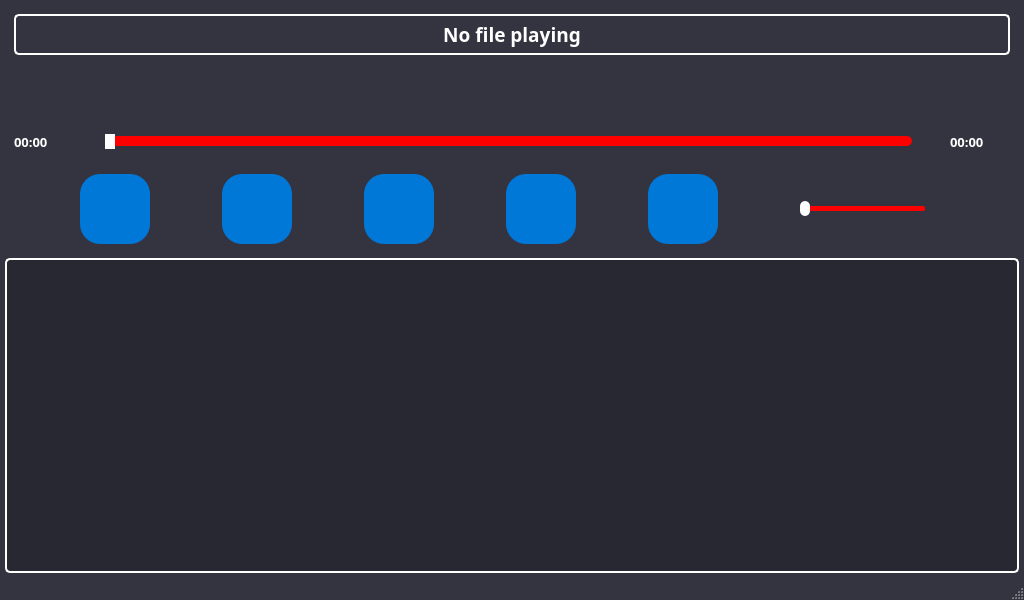
<?xml version="1.0" encoding="UTF-8"?>
<ui version="4.0">
 <class>PlaylistWindow</class>
 <widget class="QMainWindow" name="PlaylistWindow">
  <property name="geometry">
   <rect>
    <x>0</x>
    <y>0</y>
    <width>1024</width>
    <height>600</height>
   </rect>
  </property>
  <property name="windowTitle">
   <string>MainWindow</string>
  </property>
  <property name="styleSheet">
   <string notr="true">QMainWindow {
    background-color: rgb(52,51,64);
}
QLabel {
    color: rgb(255,255,255);
}
QPushButton {
    border: none;
    border-radius: 15px;
    min-width: 60px;
    max-width: 60px;
    min-height: 60px;
    max-height: 60px;
    background-color: rgb(255,255,255);
    color: rgb(52,51,64);
    padding: 0px;
}
QSlider::groove:horizontal {
    height: 10px;
    background: red;
    border-radius: 5px;
}
QSlider::handle:horizontal {
    background: rgb(255,255,255);
    width: 20px;
    height: 20px;
    margin: -7px -7px;
    border-radius: 10px;
}
QTreeView {
    background-color: rgb(40,40,50);
    color: rgb(255,255,255);
    border: 2px solid rgb(255,255,255);
    border-radius: 5px;
}
QTreeView::item:selected {
    background-color: rgb(70,70,80);
    color: rgb(255,255,255);
}
QHeaderView::section {
    background-color: rgb(60,60,70);
    color: rgb(255,255,255);
    border: 1px solid rgb(80,80,90);
    padding: 5px;
}</string>
  </property>
  <widget class="QWidget" name="centralwidget">
   <layout class="QVBoxLayout" name="verticalLayout">
    <property name="spacing">
     <number>5</number>
    </property>
    <property name="leftMargin">
     <number>5</number>
    </property>
    <property name="topMargin">
     <number>5</number>
    </property>
    <property name="rightMargin">
     <number>5</number>
    </property>
    <property name="bottomMargin">
     <number>5</number>
    </property>
    <item>
     <widget class="QWidget" name="infoWidget" native="true">
      <layout class="QVBoxLayout" name="verticalLayout_2">
       <item>
        <widget class="QLabel" name="titleLabel">
         <property name="font">
          <font>
           <family>Ubuntu Sans</family>
           <pointsize>14</pointsize>
           <bold>true</bold>
          </font>
         </property>
         <property name="styleSheet">
          <string notr="true">QLabel {
    border: 2px solid rgb(255,255,255);
    border-radius: 5px;
    padding: 5px;
}</string>
         </property>
         <property name="text">
          <string>No file playing</string>
         </property>
         <property name="alignment">
          <set>Qt::AlignmentFlag::AlignCenter</set>
         </property>
        </widget>
       </item>
       <item>
        <widget class="QLabel" name="artistLabel">
         <property name="font">
          <font>
           <family>Ubuntu Sans</family>
           <pointsize>12</pointsize>
           <bold>true</bold>
          </font>
         </property>
         <property name="styleSheet">
          <string notr="true">QLabel {
    padding: 5px;
}</string>
         </property>
         <property name="text">
          <string/>
         </property>
         <property name="alignment">
          <set>Qt::AlignmentFlag::AlignCenter</set>
         </property>
        </widget>
       </item>
       <item>
        <widget class="QLabel" name="albumLabel">
         <property name="font">
          <font>
           <family>Ubuntu Sans</family>
           <pointsize>10</pointsize>
           <bold>true</bold>
          </font>
         </property>
         <property name="styleSheet">
          <string notr="true">QLabel {
    padding: 5px;
}</string>
         </property>
         <property name="text">
          <string/>
         </property>
         <property name="alignment">
          <set>Qt::AlignmentFlag::AlignCenter</set>
         </property>
        </widget>
       </item>
       <item>
        <layout class="QHBoxLayout" name="timeLayout">
         <item>
          <widget class="QLabel" name="currentTimeLabel">
           <property name="minimumSize">
            <size>
             <width>60</width>
             <height>0</height>
            </size>
           </property>
           <property name="font">
            <font>
             <family>Ubuntu Sans</family>
             <pointsize>10</pointsize>
             <bold>true</bold>
            </font>
           </property>
           <property name="text">
            <string>00:00</string>
           </property>
          </widget>
         </item>
         <item>
          <widget class="QSlider" name="positionSlider">
           <property name="styleSheet">
            <string notr="true">QSlider::groove:horizontal
{
	height : 10px;
	width : 800px;
	background : red;
	border-radius : 5px;
}
QSlider::handle:horizontal
{
	background : rgb(255,255,255);
	width : 10px;
	height : 20px;
	margin : -7px -7px;
	border-radius : 10px;
}</string>
           </property>
           <property name="orientation">
            <enum>Qt::Orientation::Horizontal</enum>
           </property>
          </widget>
         </item>
         <item>
          <widget class="QLabel" name="totalTimeLabel">
           <property name="minimumSize">
            <size>
             <width>60</width>
             <height>0</height>
            </size>
           </property>
           <property name="font">
            <font>
             <family>Ubuntu Sans</family>
             <pointsize>10</pointsize>
             <bold>true</bold>
            </font>
           </property>
           <property name="text">
            <string>00:00</string>
           </property>
          </widget>
         </item>
        </layout>
       </item>
      </layout>
     </widget>
    </item>
    <item>
     <widget class="QWidget" name="controlsWidget" native="true">
      <layout class="QHBoxLayout" name="horizontalLayout">
       <item>
        <widget class="QPushButton" name="previousButton">
         <property name="minimumSize">
          <size>
           <width>70</width>
           <height>70</height>
          </size>
         </property>
         <property name="styleSheet">
          <string notr="true">QPushButton {
    background-color: #0078D7;
    border: none;
    border-radius: 20px;
    padding: 5px;
}

QPushButton:hover {
    background-color: #1E88E5;
}

QPushButton:pressed {
    background-color: #005A9E;
}</string>
         </property>
         <property name="icon">
          <iconset theme="media-skip-backward"/>
         </property>
         <property name="iconSize">
          <size>
           <width>40</width>
           <height>40</height>
          </size>
         </property>
        </widget>
       </item>
       <item>
        <widget class="QPushButton" name="playButton">
         <property name="minimumSize">
          <size>
           <width>70</width>
           <height>70</height>
          </size>
         </property>
         <property name="styleSheet">
          <string notr="true">QPushButton {
    background-color: #0078D7;
    border: none;
    border-radius: 20px;
    padding: 5px;
}

QPushButton:hover {
    background-color: #1E88E5;
}

QPushButton:pressed {
    background-color: #005A9E;
}</string>
         </property>
         <property name="icon">
          <iconset theme="media-playback-start"/>
         </property>
         <property name="iconSize">
          <size>
           <width>40</width>
           <height>40</height>
          </size>
         </property>
        </widget>
       </item>
       <item>
        <widget class="QPushButton" name="stopButton">
         <property name="minimumSize">
          <size>
           <width>70</width>
           <height>70</height>
          </size>
         </property>
         <property name="styleSheet">
          <string notr="true">QPushButton {
    background-color: #0078D7;
    border: none;
    border-radius: 20px;
    padding: 5px;
}

QPushButton:hover {
    background-color: #1E88E5;
}

QPushButton:pressed {
    background-color: #005A9E;
}</string>
         </property>
         <property name="icon">
          <iconset theme="media-playback-stop"/>
         </property>
         <property name="iconSize">
          <size>
           <width>40</width>
           <height>40</height>
          </size>
         </property>
        </widget>
       </item>
       <item>
        <widget class="QPushButton" name="nextButton">
         <property name="minimumSize">
          <size>
           <width>70</width>
           <height>70</height>
          </size>
         </property>
         <property name="styleSheet">
          <string notr="true">QPushButton {
    background-color: #0078D7;
    border: none;
    border-radius: 20px;
    padding: 5px;
}

QPushButton:hover {
    background-color: #1E88E5;
}

QPushButton:pressed {
    background-color: #005A9E;
}</string>
         </property>
         <property name="icon">
          <iconset theme="media-skip-forward"/>
         </property>
         <property name="iconSize">
          <size>
           <width>40</width>
           <height>40</height>
          </size>
         </property>
        </widget>
       </item>
       <item>
        <widget class="QPushButton" name="volumeButton">
         <property name="minimumSize">
          <size>
           <width>70</width>
           <height>70</height>
          </size>
         </property>
         <property name="styleSheet">
          <string notr="true">QPushButton {
    background-color: #0078D7;
    border: none;
    border-radius: 20px;
    padding: 5px;
}

QPushButton:hover {
    background-color: #1E88E5;
}

QPushButton:pressed {
    background-color: #005A9E;
}</string>
         </property>
         <property name="text">
          <string/>
         </property>
         <property name="iconSize">
          <size>
           <width>40</width>
           <height>40</height>
          </size>
         </property>
        </widget>
       </item>
       <item>
        <widget class="QSlider" name="volumeSlider">
         <property name="enabled">
          <bool>true</bool>
         </property>
         <property name="minimumSize">
          <size>
           <width>150</width>
           <height>0</height>
          </size>
         </property>
         <property name="maximumSize">
          <size>
           <width>149</width>
           <height>16777215</height>
          </size>
         </property>
         <property name="styleSheet">
          <string notr="true">QSlider::groove:horizontal
{
	height : 5px;
	width : 120px;
	background : red;
	border-radius : 2px;
}
QSlider::handle:horizontal
{
	background : rgb(255,255,255);
	width : 10px;
	height : 20px;
	margin : -5px -5px;
	border-radius : 5px;
}</string>
         </property>
         <property name="orientation">
          <enum>Qt::Orientation::Horizontal</enum>
         </property>
        </widget>
       </item>
      </layout>
     </widget>
    </item>
    <item>
     <widget class="QTreeView" name="playlistView">
      <property name="styleSheet">
       <string notr="true">QTreeView {
    background-color: rgb(40,40,50);
    color: rgb(255,255,255);
    border: 2px solid rgb(255,255,255);
    border-radius: 5px;
}

QTreeView::item:selected {
    background-color: rgb(70,70,80);
    color: rgb(255,255,255);
}

QTreeView::item:hover {
    background-color: rgb(60,60,70);
}

QHeaderView::section {
    background-color: rgb(45,45,55);
    color: rgb(255,255,255);
    padding: 5px;
    border: 1px solid rgb(60,60,70);
}</string>
      </property>
      <property name="alternatingRowColors">
       <bool>true</bool>
      </property>
      <property name="selectionMode">
       <enum>QAbstractItemView::SelectionMode::SingleSelection</enum>
      </property>
      <property name="selectionBehavior">
       <enum>QAbstractItemView::SelectionBehavior::SelectRows</enum>
      </property>
      <property name="rootIsDecorated">
       <bool>false</bool>
      </property>
      <property name="uniformRowHeights">
       <bool>true</bool>
      </property>
      <attribute name="headerVisible">
       <bool>true</bool>
      </attribute>
      <attribute name="headerMinimumSectionSize">
       <number>50</number>
      </attribute>
      <attribute name="headerDefaultSectionSize">
       <number>150</number>
      </attribute>
      <attribute name="headerStretchLastSection">
       <bool>true</bool>
      </attribute>
     </widget>
    </item>
   </layout>
  </widget>
  <widget class="QStatusBar" name="statusbar"/>
 </widget>
 <resources/>
 <connections/>
</ui>
